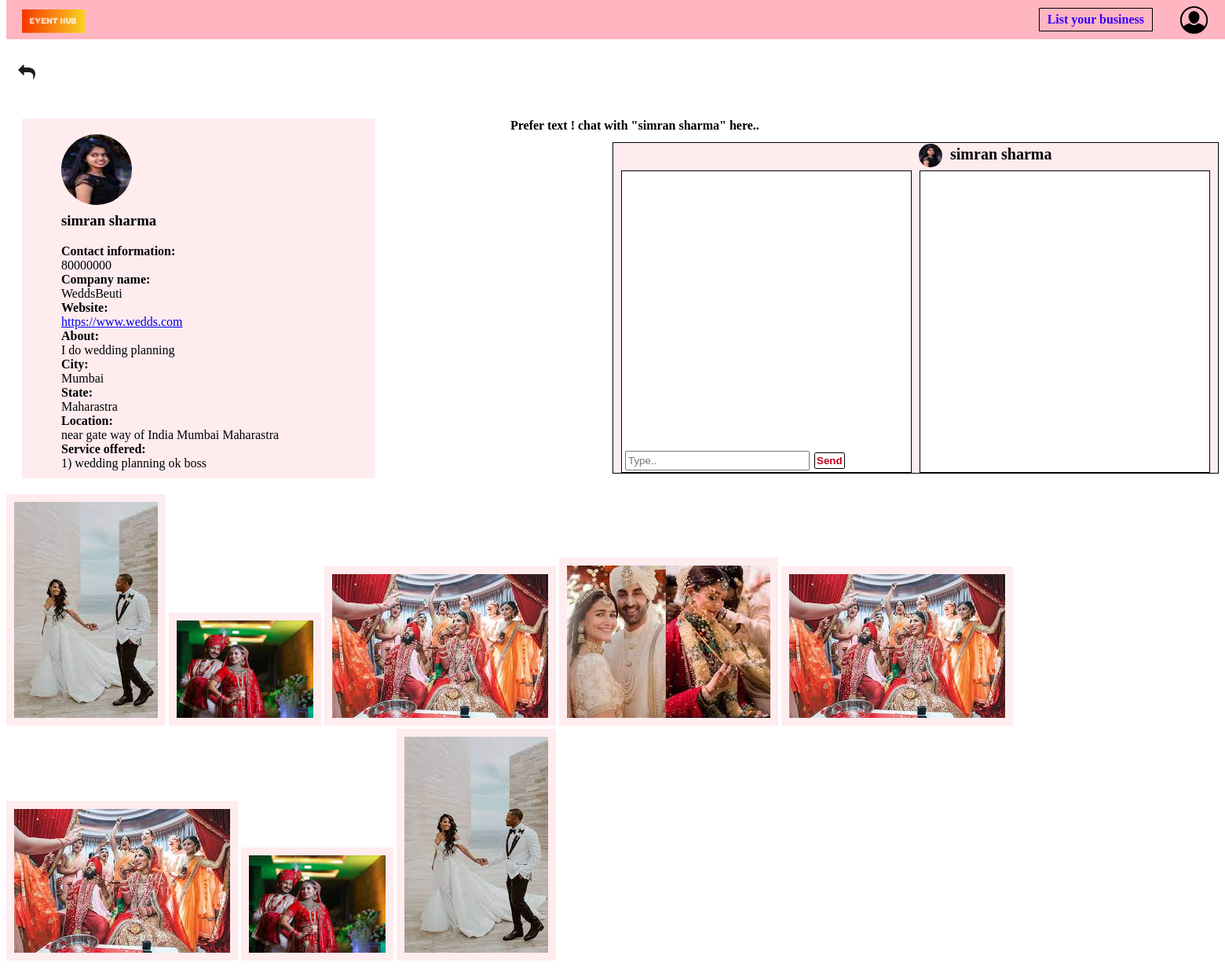
/event-planner-info/25/, run on the app's committed database.
### EventPlanner/models.py (models this page shows, shortened)
class UserProfile(models.Model):
    user = models.OneToOneField(User,on_delete=models.CASCADE)
    user_type = models.CharField(choices=user_type_choices,max_length=50)
    contact_info = models.CharField(max_length = 200,blank = True,null = True,verbose_name='Contact information')
    company_name = models.CharField(max_length =  50,blank = True,null = True)
    website = models.URLField(max_length = 200,blank = True,null = True)
    about = models.TextField(blank = True,null = True)
    city = models.CharField(max_length = 20,null = False,blank = False)
    state = models.CharField(max_length = 20,null = False,blank = False)
    location = models.TextField(blank = True,null = True)
    service_offered = models.TextField(blank = True,null = True)
    profile_picture = models.ImageField(upload_to = 'images/',null = True,blank = True)
    vendor_images = models.ManyToManyField('Image', blank = True,null = True,related_name = 'portfolio_images')

class Image(models.Model):
    user_profile = models.ForeignKey('userprofile',on_delete = models.CASCADE,null = True,blank = True)
    venue_object = models.ForeignKey('Venue',on_delete = models.CASCADE,null = True, blank = True)
    image = models.ImageField(upload_to='images/',null = True,blank = True)
    upload_date = models.DateTimeField(auto_now = True)

### EventPlanner/views.py (the view)
# urls.py: path('event-planner-info/<int:pk>/',views.EventPlannerInfo),
def EventPlannerInfo(request,pk):
    if not request.user.is_authenticated or request.user.userprofile.user_type == 'is_customer':
        user = User.objects.get(id = int(pk))
        user_profile = UserProfile.objects.get(user = user)
        images = Image.objects.filter(user_profile = user_profile)
        if request.method == 'POST':
            if not request.user.is_authenticated:
                return redirect('/login/')
            unique_token_form = request.POST.get('unique-token')
            unique_token_session = request.session.get('chat_token')
            if unique_token_form == unique_token_session:
                message_form = MessageForm(request.POST)
                if message_form.is_valid():
                    message_object = message_form.save(commit = False)
                    message_object.sender = request.user
                    vendor = User.objects.get(id=int(pk))
                    message_object.receiver = vendor
                    message_object.save()
                    del request.session['chat_token']
                    return redirect(f'/event-planner-info/{pk}/')
        else:
            unique_token = str(uuid.uuid4())
            request.session['chat_token'] = unique_token
        if request.user.is_authenticated:
            messages = Messages.objects.filter(sender = request.user)
        else:
            messages = None
        vendor = User.objects.get(id = pk)
        user_profile = UserProfile.objects.get(user = vendor)
        user_profile_form = UserProfileForm(instance = user_profile)
        try:
            received_dict,sent_dict = Messages_display(request)
        except:
            received_dict = None
            sent_dict = None
        context = {'user_profile_form':user_profile_form,'vendor':vendor,'MessageForm':MessageForm,'messages':messages,'unique_token':unique_token,'pk':pk,'received_dict':received_dict,'sent_dict':sent_dict,'images':images}
        return render(request,'EventPlanner/event-planner-info.html',context)

### EventPlanner/forms.py
class UserProfileForm(ModelForm):
    class Meta:
        model = UserProfile
        widgets = {'profile_picture':FileInput()}
        fields = '__all__'
        exclude = ('user_type','user',)

### EventPlanner/templates/EventPlanner/event-planner-info.html (shortened to what this page needs)
{% load static %}
<link rel="stylesheet" href="{% static 'EventPlanner/css/navbar.css' %}">
<link rel="stylesheet" href="{% static 'EventPlanner/css/event-planner-info.css' %}">
<div class="navbar-div">
    {% include 'navbar.html' %}
</div>
<a href="{{request.META.HTTP_REFERER}}" class="go-back">
    <img src="/static/images/back.png" alt="" width="40px"  >
</a>
<p class="chat-slogan">Prefer text ! chat with "{{vendor.first_name}} {{vendor.last_name}}" here..</p>
<div class="grid-div">
    <div class="vendor-info-div">
        {% if vendor.userprofile.profile_picture %}
        <img src="{{vendor.userprofile.profile_picture.url}}" alt="" width="90" height="90" class="profile-image">
        {% else %}
            <img src="/static/images/No profile.jpeg" alt="" width="100" height="100" class="profile-image">
        {% endif %}
        <h3>{{vendor.first_name}} {{vendor.last_name}}</h3>
        {% for field in user_profile_form %}
            {% if not field.name == 'profile_picture' and not field.name == 'vendor_images' %}
                {% if field.value %}
                    {% if field.name == 'website' %}
                    <div class="field-lable">{{field.label_tag}}</div>
                    <a href="{{field.value}}"> {{field.value}}</a>
                    {% else %}
            <div class="field-lable">{{field.label_tag}}</div>
                <div class="field-value">{{field.value}}</div>
                    {% endif %}
                {% endif %}
            {% endif %}
        {% endfor %}
    </div>
    <div class="inner-grid-div">
            <div class="sender-messages">
                <div>
                    <br>
                </div>
            </div>
            <div class="receiver-messages">
                <br>
            </div>
    </div>
    <div class="empty-div"></div>
    <div class="form-div">
        <form action="" method="POST" id="send-bar">
                {{MessageForm.message}}
            <input type="submit" value="Send" class="send-button">
        </form>
        <img src="{{vendor.userprofile.profile_picture.url}}" alt="" width="30px" height="30px" class="profile">
        <div class="sender-name">
            {{vendor.first_name}} {{vendor.last_name}}
        </div>
    </div>
</div>
<div class="portfolio-div">
{% for image in images %}
    <img src="{{image.image.url}}" alt="" class="portfolio-images">
{% endfor %}
</div>

### staticfiles/EventPlanner/css/navbar.css (style rules this page uses)
.go-back { position: relative; top: 70px; left: 7px; overflow: hidden; }
.profile-image { position: absolute; right: 40px; top: 10px; }

### staticfiles/EventPlanner/css/event-planner-info.css (style rules this page uses)
body { overflow-x: hidden; }
.grid-div { display: grid; grid-template-columns: 2fr 2fr; margin-top: 80px; }
.inner-grid-div { display:grid; grid-template-columns: 1fr 1fr; column-gap: 10px; border: 1px black; border-style: solid; padding: 35px 10px 0px 10px; margin-top: 30px; height: 385px; background-color: rgb(255, 236, 239); }
.sender-messages,.receiver-messages { overflow-y: auto; }
#id_message { height: 20px; }
.profile-image { position: relative; left: 0px; border-radius: 50%; }
.vendor-info-div { background-color: rgb(255, 236, 239); height: fit-content; width: 400px; padding: 10px 0px 10px 50px; margin-left: 20px; }
.field-value { padding: 0; }
.field-lable { font-weight: bold; }
#send-bar { position: relative; bottom: 35px; left: 16px; }
#id_message { width: 235px; height: 25px; }
.send-button { text-decoration: none; border: 1px solid black; border-radius: 1.7px; padding: 2px 2px; color: rgb(194, 0, 32); font-weight: bold; margin-left: 2px; background-color: white; }
.sender-messages,.receiver-messages { border: 1px black; padding: 10px; border-style: solid; background-color: white; }
.sender-name { position: relative; bottom: 495px; left: 430px; font-size: 20px; font-weight: bold; }
.profile { position: relative; left: 390px; bottom: 467px; border-radius: 50%; }
.portfolio-images { background-color: rgb(255, 236, 239); padding: 10px; }
.empty-div,.form-div { height: 20px; }
.chat-slogan { position: relative; left: 642px; top: 98px; font-weight: bold; }

### data on the page
UserProfile: value "80000000" "WeddsBeuti" "I do wedding planning" "Mumbai" "Maharastra" "near gate way of India Mumbai Maharastra" "1) wedding planning ok boss", value "https://www.wedds.com"
Image: image (picture)
Image: image (picture)
Image: image (picture)
Image: image (picture)
Image: image (picture)
Image: image (picture)
Image: image (picture)
Image: image (picture)

### other printed values
{{ vendor.first_name }} "simran"
{{ vendor.last_name }} "sharma"
{{ field.label_tag }} "Contact information:" "Company name:" "About:" "City:" "State:" "Location:" "Service offered:"
{{ field.label_tag }} "Website:"
